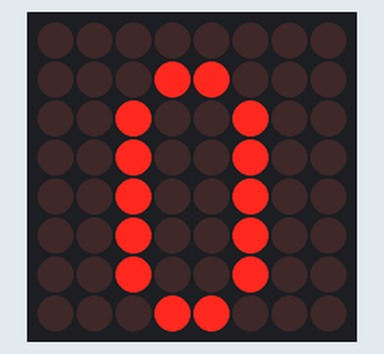
Bench run of a sketch on a simulated Arduino Uno, built with avr-gcc and run on an emulated ATmega328P. Parts: 8×8 LED matrix.

Above: at 0.1 s.
At 5.1 s:
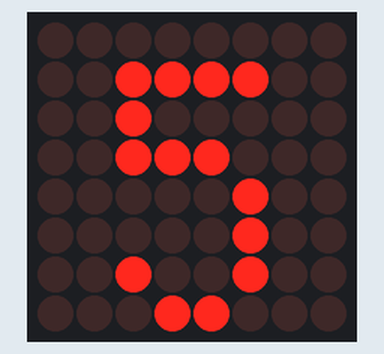
At 10.1 s:
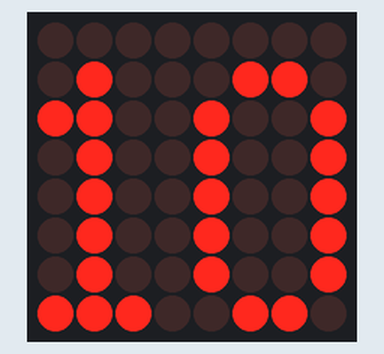
At 19.1 s:
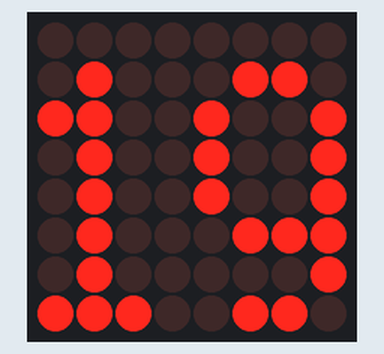
At 28.1 s:
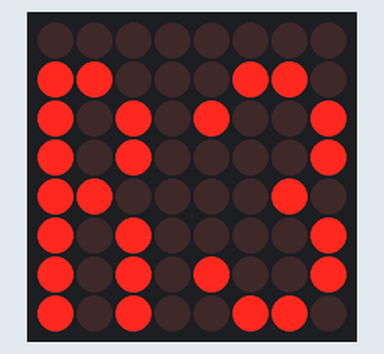
At 38.1 s:
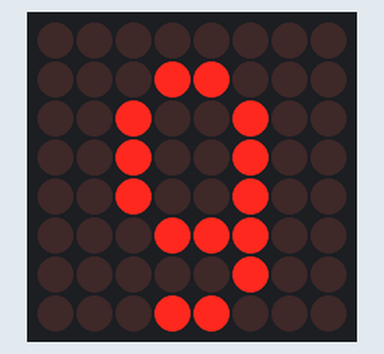

Measured:
- what the display in image 1 shows lasts 1.0 s, from 5.0 s to 6.0 s

The sketch:

Matrix.ino
```cpp
#include "LedController.hpp"

#define DIN 16 // A2
#define CS 17 // A3
#define CLK 18  // A4

#define Segments 1


ByteBlock digits[30] = {
  { // 0: 0
    B00000000,
    B00011000,
    B00100100,
    B00100100,
    B00100100,
    B00100100,
    B00100100,
    B00011000
  }, { // 1: 1
    B00000000,
    B00001000,
    B00011000,
    B00001000,
    B00001000,
    B00001000,
    B00001000,
    B00011100
  }, { // 2: 2
    B00000000,
    B00011000,
    B00100100,
    B00000100,
    B00001000,
    B00010000,
    B00100000,
    B00111100
  }, { // 3: 3
    B00000000,
    B00011000,
    B00100100,
    B00000100,
    B00001000,
    B00000100,
    B00100100,
    B00011000
  }, { // 4: 4
    B00000000,
    B00001100,
    B00010100,
    B00100100,
    B00111100,
    B00000100,
    B00000100,
    B00000100
  }, { // 5: 5
    B00000000,
    B00111100,
    B00100000,
    B00111000,
    B00000100,
    B00000100,
    B00100100,
    B00011000
  }, { // 6: 6
    B00000000,
    B00011000,
    B00100000,
    B00111000,
    B00100100,
    B00100100,
    B00100100,
    B00011000
  }, { // 7: 7
    B00000000,
    B00111100,
    B00000100,
    B00000100,
    B00001000,
    B00010000,
    B00100000,
    B00100000
  }, { // 8: 8
    B00000000,
    B00011000,
    B00100100,
    B00100100,
    B00011000,
    B00100100,
    B00100100,
    B00011000
  }, { // 9: 9
    B00000000,
    B00011000,
    B00100100,
    B00100100,
    B00100100,
    B00011100,
    B00000100,
    B00011000
  }, { // 10: 10
    B00000000,
    B01000110,
    B11001001,
    B01001001,
    B01001001,
    B01001001,
    B01001001,
    B11100110
  }, { // 11: 11
    B00000000,
    B01000010,
    B11000110,
    B01000010,
    B01000010,
    B01000010,
    B01000010,
    B11100111
  }, { // 12: 12
    B00000000,
    B01000110,
    B11001001,
    B01000001,
    B01000010,
    B01000100,
    B01001000,
    B11101111
  }, { // 13: 13
    B00000000,
    B01000110,
    B11001001,
    B01000001,
    B01000010,
    B01000001,
    B01001001,
    B11100110
  }, { // 14: 14
    B00000000,
    B01000011,
    B11000101,
    B01001001,
    B01001111,
    B01000001,
    B01000001,
    B11100001
  }, { // 15: 15
    B00000000,
    B01001111,
    B11001000,
    B01001110,
    B01000001,
    B01000001,
    B01001001,
    B11100110
  }, { // 16: 16
    B00000000,
    B01000110,
    B11001000,
    B01001110,
    B01001001,
    B01001001,
    B01001001,
    B11100110
  }, { // 17: 17
    B00000000,
    B01001111,
    B11000001,
    B01000001,
    B01000010,
    B01000100,
    B01001000,
    B11101000
  }, { // 18: 18
    B00000000,
    B01000110,
    B11001001,
    B01001001,
    B01000110,
    B01001001,
    B01001001,
    B11100110
  }, { // 19: 19
    B00000000,
    B01000110,
    B11001001,
    B01001001,
    B01001001,
    B01000111,
    B01000001,
    B11100110
  }, { // 20: square
    B00000000,
    B00000000,
    B00111100,
    B00111100,
    B00111100,
    B00111100,
    B00000000,
    B00000000
  }, { // 21: X
    B11000011,
    B11100111,
    B01111110,
    B00111100,
    B00111100,
    B01111110,
    B11100111,
    B11000011
  }, { // 22: !
    B00000000,
    B00011000,
    B00011000,
    B00011000,
    B00000000,
    B00011000,
    B00011000,
    B00000000
  }, { // 23: <
    B00000000,
    B00000000,
    B00001000,
    B00010000,
    B00100000,
    B00010000,
    B00001000,
    B00000000
  }, { // 24: >
    B00000000,
    B00000000,
    B00010000,
    B00001000,
    B00000100,
    B00001000,
    B00010000,
    B00000000
  }, { // 25: N
    B00000000,
    B00100100,
    B00110100,
    B00110100,
    B00101100,
    B00101100,
    B00100100,
    B00000000
  }, { // 26: R1
    B00000000,
    B11000010,
    B10100110,
    B10100010,
    B11000010,
    B10100010,
    B10100010,
    B10100111
  }, { // 27: R2
    B00000000,
    B11000110,
    B10101001,
    B10100001,
    B11000010,
    B10100100,
    B10101000,
    B10101111
  }, { // 28: R3
    B00000000,
    B11000110,
    B10101001,
    B10100001,
    B11000010,
    B10100001,
    B10101001,
    B10100110
  }
};

LedController<Segments,1> lc = LedController<Segments,1>();

void setup() {
  // put your setup code here, to run once:
  lc.init(DIN, CLK, CS);
  lc.clearMatrix();
}
int i;

void loop() {
  if(i > 28) i = 0;
  lc.displayOnSegment(0, 0, digits[i]);
  i++;
  // lc.displayOnSegment(0, 0, digits[28]);

  delay(1000);
}
```
